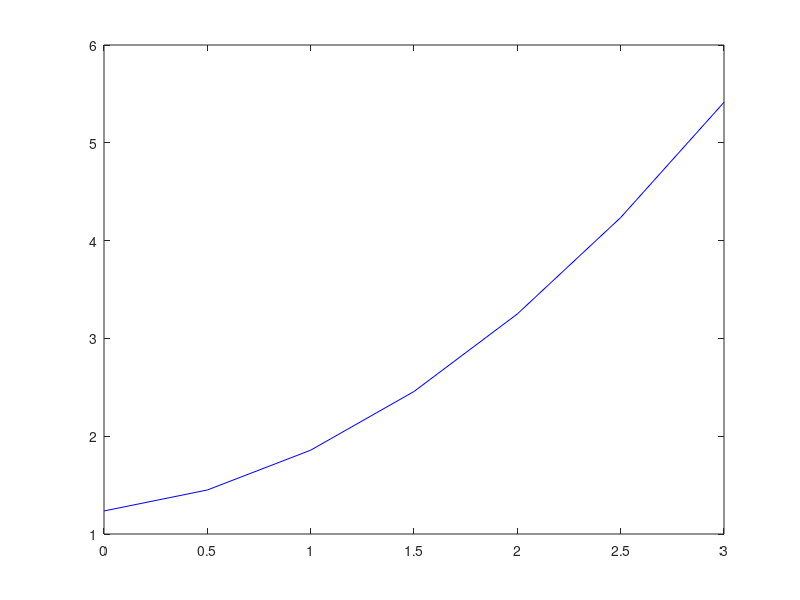

Recreate this plot in MATLAB. (Note: this script raises an error after producing the figure.)
% MATH2089 NM Tutorial Week 4 - Matlab

%% QUESTION 1

% (a) plot the data points
xdat = [0 0.5 1 1.5 2 2.5 3];         % create a row vector
ydat = [1.2 1.5 1.9 2.4 3.2 4.3 5.4]; % create a row vector

xdat = xdat(:) % convert to a column vector
ydat = ydat(:) % convert to a column vector

plot(xdat, ydat, 'r*')
title('Plot')
xlabel('x')
ylabel('y')


%% (b) line of best fit
A = xdat.^[0:1]


% METHOD 0: MATLAB backslash
u = A \ ydat
cond0 = cond(A)
r = norm(A*u - ydat)        % finds residual

% METHOD 1: normal equations
A1 = A'*A;
y1 = A'*ydat
% solve A1*u = y1
u1 = A1 \ y1
cond1 = cond(A1)
r = norm(A*u1 - ydat)
 

% METHOD 2: QR factorization
[Q, R] = qr(A)
y2 = Q'*ydat
u2 = R \ y2
cond2 = cond(R)
r = norm(A*u2 - ydat)

% all three solutions are the same, take METHOD 0
fprintf('Linear approximation  y(x) = %.6f + (%.6f)x\n', u(1), u(2));

% approximation at xp = 3.8
xp = 3.8
yp = u(1) + u(2)*xp

% plot
plot(xdat, u(1) + u(2)*xdat, "b-")


%% (c) quadratic of best fit
A = xdat.^[0:2]
u = A \ ydat
fprintf('Quadratic approximation  y(x) = %.6f + (%.6f)x + (%.6f)x^2\n', ...
         u(1), u(2), u(3));

% approximation at xp = 3.8
xp = 3.8
yp = u(1) + u(2)*xp + u(3)*xp^2
% plot
plot(xdat, u(1) + u(2)*xdat + u(3)*xdat.^2, "b-")

% X = linspace(min(xdat), max(xdat), 101)';
% plot(X, u(1) + u(2)*X + u(3)*X.^2, 'm--')


%% (d) exponential of best fit
A = xdat.^[0, 1]
ylog = log(ydat)
u = A \ ylog
lamb

fprintf('Exponential approximation  y(x) = %.6f exp(%.6f x)\n', lambda, mu);

% approximation at xp = 3.8

% plot


%% (e) add title and legend
title('Data, linear, quadratic and exponential approximations')
legend('Data', 'Linear approximation', 'Quadratic approximation', ...
       'Exponential approximation', 'Location', 'NorthWest')

   
%% QUESTION 2

% Given f(0) = 12.6, f(1) = 6.7, f(2) = 4.3, f(3) = 2.7

% (a) degree of polynomial
m = 4;
k = m - 1 % 2 datapoints are collected by one line, and so on...


% (b) data points
xdat = [0; 1; 2; 3]
ydat = [12.6; 6.7; 4.3; 2.7]

% (c) polynomial interpolation
A = xdat.^[0:k]
u = A \ ydat

fprintf('p(x) = %.6f + (%.6f)x + (%.6f)x^2 + (%.6f)x^3\n', ...
        u(1), u(2), u(3), u(4));

% (d) approximation of f(1.5)   
xp = 1.5

yp = u(1) + u(2)*xp + u(3)*xp^2 + u(4)*xp^3
% or
yp = (xp.^[0:k])*u

fprintf('p(%g) = %g\n', xp, yp);

% (e) plot
x = linspace(0, 3, 101)
y = u(1) + u(2)*x + u(3)*x.^2 + u(4)*x.^3
plot(x, y, 'b-')

figure(2)
plot(xdat, ydat, 'm*', x, y, 'b-')
title('Interpolating polynomial')
xlabel('x')
ylabel('y')
grid on
    